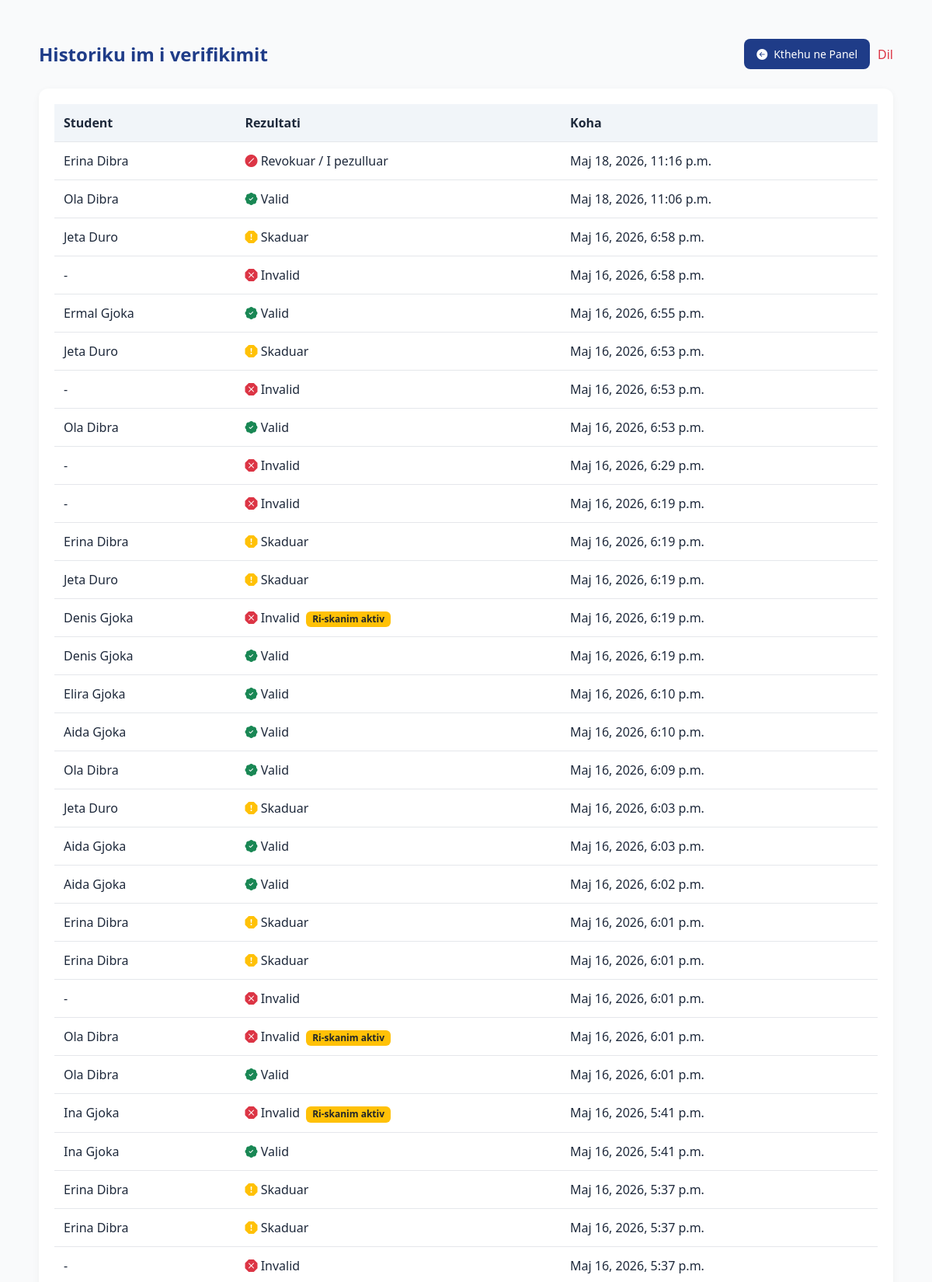
Page /subscriptions/controller/logs/ (signed in, upper part) on the committed database.
### subscriptions/models.py (models this page shows, shortened)
class VerificationLog(models.Model):
    RESULT_CHOICES = (
        ("VALID",   "Valid"),
        ("INVALID", "Invalid"),
        ("EXPIRED", "Expired"),
        ("REVOKED", "Revoked"),
    )
    SUB_RESULT_CHOICES = (
        ("VALID",                "I vlefshëm"),
        ("EXPIRED",              "I skaduar"),
        ("REVOKED",              "I pezulluar"),
        ("INVALID",              "I pavlefshëm"),
        ("ALREADY_USED_VALID",   "Ri-skanim (abone aktive)"),
    )
    controller    = models.ForeignKey(settings.AUTH_USER_MODEL, on_delete=models.CASCADE)
    subscription  = models.ForeignKey(
        Subscription,
        on_delete=models.SET_NULL,
        null=True,
        blank=True,
    )
    scanned_token = models.UUIDField()
    result        = models.CharField(max_length=10, choices=RESULT_CHOICES)
    sub_result    = models.CharField(
        max_length=20,
        choices=SUB_RESULT_CHOICES,
        default="INVALID",
        db_index=True,
    )
    timestamp     = models.DateTimeField(default=timezone.now, db_index=True)
    ip_address    = models.GenericIPAddressField(null=True, blank=True)
    class Meta:
        indexes = [
            models.Index(fields=['timestamp', 'result']),
            models.Index(fields=['controller', 'result', 'timestamp']),
            models.Index(fields=['ip_address', 'result', 'timestamp']),
            models.Index(fields=['ip_address', 'timestamp']),
        ]

class Subscription(models.Model):
    student          = models.ForeignKey(StudentProfile, on_delete=models.CASCADE)
    issue_date       = models.DateField(blank=True, null=True)
    expiry_date      = models.DateField(blank=True, null=True, db_index=True)
    year  = models.IntegerField(null=True, editable=False, db_index=True)
    month = models.IntegerField(null=True, editable=False, db_index=True)
    uuid_token       = models.UUIDField(default=uuid.uuid4, unique=True, editable=False)
    qr_image         = models.ImageField(upload_to='qr_codes/', blank=True, null=True)
    last_verified_at = models.DateTimeField(null=True, blank=True)
    created_at       = models.DateTimeField(auto_now_add=True)
    class Meta:
        constraints = [
            models.UniqueConstraint(
                fields=['student', 'year', 'month'],
                name='unique_subscription_per_student_per_month'
            )
        ]
        indexes = [
            models.Index(fields=['student', 'year', 'month']),
        ]

class StudentProfile(models.Model):
    user = models.OneToOneField(
        settings.AUTH_USER_MODEL,
        on_delete=models.CASCADE,
        null=True,
        blank=True,
    )
    barcode = models.CharField(
        max_length=20,
        unique=True,
        db_index=True,
        validators=[_barcode_validator],
    )
    first_name  = models.CharField(max_length=100)
    last_name   = models.CharField(max_length=100)
    photo       = models.ImageField(upload_to='student_photos/', blank=True, null=True)
    university  = models.ForeignKey(University, on_delete=models.PROTECT)
    is_revoked         = models.BooleanField(default=False)
    revoked_at         = models.DateTimeField(null=True, blank=True)
    revocation_reason  = models.CharField(max_length=255, blank=True)
    revoked_by         = models.ForeignKey(
        settings.AUTH_USER_MODEL,
        on_delete=models.SET_NULL,
        null=True,
        blank=True,
        related_name='revoked_students',
    )

### subscriptions/views.py (the view)
# urls.py: path("controller/logs/",    controller_logs,      name="controller_logs"),
@login_required
@role_required("CONTROLLER")
def controller_logs(request):
    logs = (
        VerificationLog.objects
        .filter(controller=request.user)
        .select_related("subscription", "subscription__student")
        .order_by("-timestamp")[:100]
    )
    return render(request, "controller/logs.html", {"logs": logs})

### templates/controller/logs.html
{% extends "base.html" %}
{% block content %}
<div class="dashboard-wrapper">
  <div class="dashboard-header">
    <div class="dashboard-title">Historiku im i verifikimit</div>
    <div class="dashboard-actions">
      <a href="{% url 'controller_dashboard' %}" class="btn-primary">
        <i class="bi bi-arrow-left-circle-fill me-2"></i> Kthehu ne Panel
      </a>
      <a href="{% url 'logout' %}" class="logout-link text-danger">Dil</a>
    </div>
  </div>
  <div class="dashboard-section">
    <table class="dashboard-table">
      <tr>
        <th>Student</th>
        <th>Rezultati</th>
        <th>Koha</th>
      </tr>
{% for log in logs %}
      <tr>
        <td>
          {% if log.subscription %}
            {{ log.subscription.student.first_name }}
            {{ log.subscription.student.last_name }}
          {% else %}
            -
          {% endif %}
        </td>
<td>
  {% if log.result == "VALID" %}
    <i class="bi bi-patch-check-fill text-success"></i> Valid
  {% elif log.result == "EXPIRED" %}
    <i class="bi bi-exclamation-octagon-fill text-warning"></i> Skaduar
  {% elif log.sub_result == "ALREADY_USED_VALID" %}
    <i class="bi bi-x-octagon-fill text-danger"></i> Invalid
    <span class="badge bg-warning text-dark ms-1">Ri-skanim aktiv</span>
  {% elif log.result == "REVOKED" %}
    <i class="bi bi-slash-circle-fill text-danger"></i> Revokuar / I pezulluar
  {% else %}
    <i class="bi bi-x-octagon-fill text-danger"></i> Invalid
  {% endif %}
</td>
        <td>{{ log.timestamp }}</td>
      </tr>
      {% empty %}
      <tr>
        <td colspan="3">Nuk u gjetën regjistra verifikimi</td>
      </tr>
      {% endfor %}
    </table>
  </div>
</div>
{% endblock %}

### templates/base.html (shortened to what this page needs)
{% load static %}
<!DOCTYPE html>
<html>
<head>
    <link rel="stylesheet" href="https://cdnjs.cloudflare.com/ajax/libs/bootstrap/5.3.2/css/bootstrap.min.css"/>
    <link rel="stylesheet" href="https://cdnjs.cloudflare.com/ajax/libs/bootstrap-icons/1.11.3/font/bootstrap-icons.min.css"/>
    <link rel="stylesheet" href="{% static 'css/styles.css' %}"/>
</head>
<body>
<div class="app-container">
{% block content %}
{% endblock %}
</div>
</body>
</html>

### static/css/styles.css (style rules this page uses)
:root { --primary: #1f3c88; --primary-light: #3d5faf; --bg: #f9fafb; --card-bg: #ffffff; --text: #1e293b; --muted: #64748b; --border: #e2e8f0; --radius: 12px; }
* { box-sizing: border-box; margin: 0; padding: 0; }
body { background-color: var(--bg); font-family: 'Segoe UI', Tahoma, Geneva, Verdana, sans-serif; color: var(--text); min-height: 100vh; }
.app-container { width:100%; max-width:1200px; margin:auto; padding:20px; }
.dashboard-wrapper { padding: 30px; max-width: 1300px; margin: 0 auto; }
.dashboard-header { display:flex; justify-content:space-between; align-items:center; margin-bottom:25px; flex-wrap:wrap; gap:10px; }
.dashboard-title { font-size:24px; font-weight:700; color:var(--primary); }
.dashboard-actions { display:flex; gap:10px; flex-wrap:wrap; }
.logout-link { color:#dc3545; text-decoration:none; font-weight:500; }
.dashboard-section { background:white; padding:20px; border-radius:12px; box-shadow:0 3px 10px rgba(0,0,0,0.05); overflow-x:auto; }
.dashboard-table { width:100%; border-collapse:collapse; min-width:850px; }
.dashboard-table th, .dashboard-table td { padding:12px; border-bottom:1px solid #e5e7eb; text-align:left; }
.dashboard-table th { background: #f1f5f9; font-weight: 600; }
.btn-primary, .btn-danger { padding:9px 16px; border-radius:8px; text-decoration:none; font-size:14px; font-weight:500; display:inline-flex; align-items:center; justify-content:center; }
.btn-primary { background:#1f3c88; color:white; }
.logout-link { text-decoration: none; color: #dc2626; font-weight: 500; }
.dashboard-actions a { display:inline-flex; align-items:center; justify-content:center; min-height:38px; }

### rows in the picture
VerificationLog: subscription.student.first_name "Erina", subscription.student.last_name "Dibra", result "REVOKED" (drawn), timestamp "Maj 18, 2026, 11:16 p.m."
VerificationLog: subscription.student.first_name "Ola", subscription.student.last_name "Dibra", result "VALID" (drawn), timestamp "Maj 18, 2026, 11:06 p.m."
VerificationLog: subscription.student.first_name "Jeta", subscription.student.last_name "Duro", result "EXPIRED" (drawn), timestamp "Maj 16, 2026, 6:58 p.m."
VerificationLog: result "INVALID" (drawn), timestamp "Maj 16, 2026, 6:58 p.m."
VerificationLog: subscription.student.first_name "Ermal", subscription.student.last_name "Gjoka", result "VALID" (drawn), timestamp "Maj 16, 2026, 6:55 p.m."
VerificationLog: subscription.student.first_name "Jeta", subscription.student.last_name "Duro", result "EXPIRED" (drawn), timestamp "Maj 16, 2026, 6:53 p.m."
VerificationLog: result "INVALID" (drawn), timestamp "Maj 16, 2026, 6:53 p.m."
VerificationLog: subscription.student.first_name "Ola", subscription.student.last_name "Dibra", result "VALID" (drawn), timestamp "Maj 16, 2026, 6:53 p.m."
VerificationLog: result "INVALID" (drawn), timestamp "Maj 16, 2026, 6:29 p.m."
VerificationLog: result "INVALID" (drawn), timestamp "Maj 16, 2026, 6:19 p.m."
VerificationLog: subscription.student.first_name "Erina", subscription.student.last_name "Dibra", result "EXPIRED" (drawn), timestamp "Maj 16, 2026, 6:19 p.m."
VerificationLog: subscription.student.first_name "Jeta", subscription.student.last_name "Duro", result "EXPIRED" (drawn), timestamp "Maj 16, 2026, 6:19 p.m."
VerificationLog: subscription.student.first_name "Denis", subscription.student.last_name "Gjoka", result "INVALID" (drawn), timestamp "Maj 16, 2026, 6:19 p.m."
VerificationLog: subscription.student.first_name "Denis", subscription.student.last_name "Gjoka", result "VALID" (drawn), timestamp "Maj 16, 2026, 6:19 p.m."
VerificationLog: subscription.student.first_name "Elira", subscription.student.last_name "Gjoka", result "VALID" (drawn), timestamp "Maj 16, 2026, 6:10 p.m."
VerificationLog: subscription.student.first_name "Aida", subscription.student.last_name "Gjoka", result "VALID" (drawn), timestamp "Maj 16, 2026, 6:10 p.m."
VerificationLog: subscription.student.first_name "Ola", subscription.student.last_name "Dibra", result "VALID" (drawn), timestamp "Maj 16, 2026, 6:09 p.m."
VerificationLog: subscription.student.first_name "Jeta", subscription.student.last_name "Duro", result "EXPIRED" (drawn), timestamp "Maj 16, 2026, 6:03 p.m."
VerificationLog: subscription.student.first_name "Aida", subscription.student.last_name "Gjoka", result "VALID" (drawn), timestamp "Maj 16, 2026, 6:03 p.m."
VerificationLog: subscription.student.first_name "Aida", subscription.student.last_name "Gjoka", result "VALID" (drawn), timestamp "Maj 16, 2026, 6:02 p.m."
VerificationLog: subscription.student.first_name "Erina", subscription.student.last_name "Dibra", result "EXPIRED" (drawn), timestamp "Maj 16, 2026, 6:01 p.m."
VerificationLog: subscription.student.first_name "Erina", subscription.student.last_name "Dibra", result "EXPIRED" (drawn), timestamp "Maj 16, 2026, 6:01 p.m."
VerificationLog: result "INVALID" (drawn), timestamp "Maj 16, 2026, 6:01 p.m."
VerificationLog: subscription.student.first_name "Ola", subscription.student.last_name "Dibra", result "INVALID" (drawn), timestamp "Maj 16, 2026, 6:01 p.m."
VerificationLog: subscription.student.first_name "Ola", subscription.student.last_name "Dibra", result "VALID" (drawn), timestamp "Maj 16, 2026, 6:01 p.m."
VerificationLog: subscription.student.first_name "Ina", subscription.student.last_name "Gjoka", result "INVALID" (drawn), timestamp "Maj 16, 2026, 5:41 p.m."
VerificationLog: subscription.student.first_name "Ina", subscription.student.last_name "Gjoka", result "VALID" (drawn), timestamp "Maj 16, 2026, 5:41 p.m."
VerificationLog: subscription.student.first_name "Erina", subscription.student.last_name "Dibra", result "EXPIRED" (drawn), timestamp "Maj 16, 2026, 5:37 p.m."
VerificationLog: subscription.student.first_name "Erina", subscription.student.last_name "Dibra", result "EXPIRED" (drawn), timestamp "Maj 16, 2026, 5:37 p.m."
VerificationLog: result "INVALID" (drawn), timestamp "Maj 16, 2026, 5:37 p.m."
